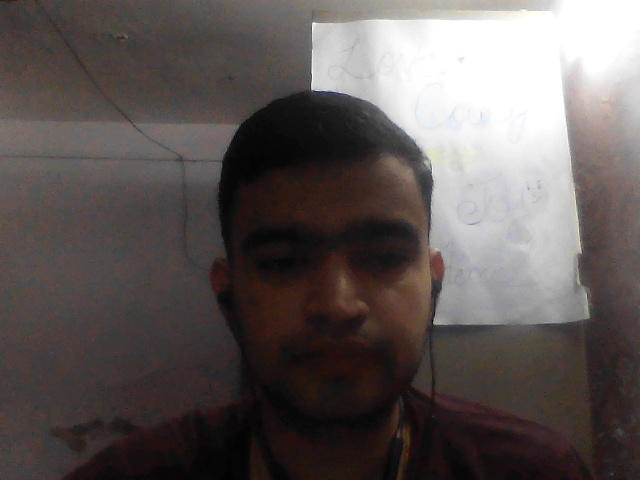
#> input picture Ekansh.jpg, 640 x 480 px, given in place of the camera
$ python face_recognition1.py
#> lines starting #> are read from the running program, lines starting #| are printed output that depends on the picture
import cv2

cap=cv2.VideoCapture(0)
detector=cv2.CascadeClassifier("./haarcascade_frontalface_default.xml")

while True:
    ret,frame=cap.read()
#> frame is the input picture: shape (480, 640, 3); mean B, G, R 86.7, 88.3, 95.6

    if ret:
        faces=detector.detectMultiScale(frame)
#> faces = [[212, 175, 236, 236]]

        for face in faces:
            x,y,w,h=face

            cut=frame[y:y+h,x:x+h]

            fix=cv2.resize(cut,(100,100))
            gray=cv2.cvtColor(fix,cv2.COLOR_BGR2GRAY)
            cv2.imshow("my face",gray)
#> this loop made 1 pass
#> pass 1, `cut=frame[y:y+h,x:x+h]`:
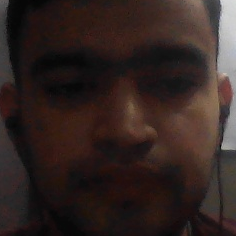
#> cut: shape (236, 236, 3); mean B, G, R 33.5, 36.6, 49.7
#> pass 1, `gray=cv2.cvtColor(fix,cv2.COLOR_BGR2GRAY)`:
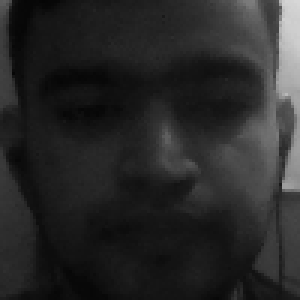
#> gray: shape (100, 100) (shown 3 times larger); min 5, max 215, mean 40

        cv2.imshow("My Screen",frame)

    key=cv2.waitKey(1)
#> (key q is pressed here)

    if key==ord("q"):
        break
cap.release()
cv2.destroyAllWindows()
